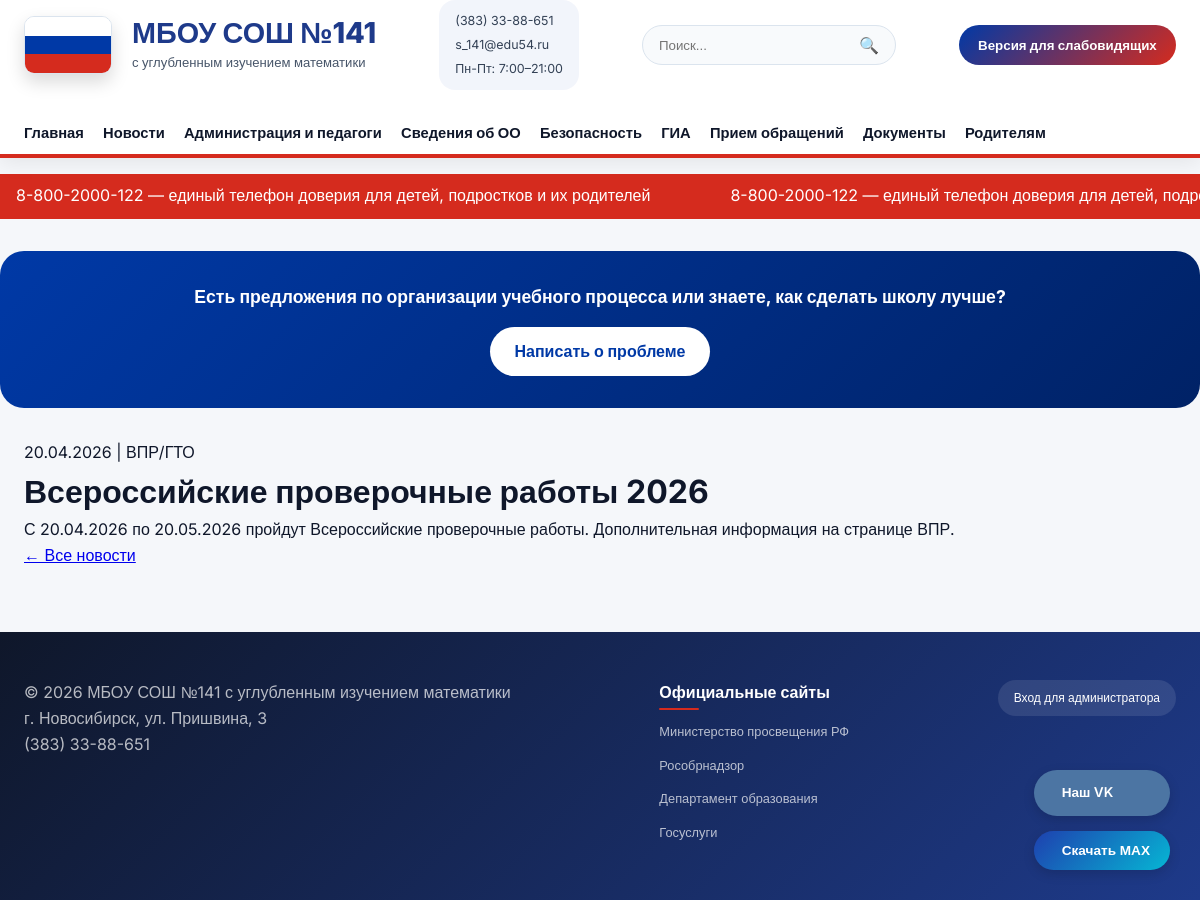
The page /news/1/ on the database its author committed.
### main/models.py (models this page shows, shortened)
class News(models.Model):
    CATEGORY_CHOICES = [
        ('announcement', 'Объявления'),
        ('event', 'Мероприятия'),
        ('safety', 'Профилактика'),
        ('exams', 'ВПР/ГТО'),
    ]
    title = models.CharField(max_length=200, verbose_name='Заголовок')
    text = models.TextField(verbose_name='Текст')
    date = models.DateTimeField(default=timezone.now, verbose_name='Дата публикации')
    category = models.CharField(max_length=20, choices=CATEGORY_CHOICES, default='announcement',
                                verbose_name='Категория')
    image = ResizedImageField(
        size=[800, 450],
        crop=['middle', 'center'],
        quality=85,
        upload_to='news_images/',
        blank=True,
        null=True,
        verbose_name='Изображение'
    )
    file = models.FileField(upload_to='news_files/', blank=True, null=True, verbose_name='Файл для скачивания')
    class Meta:
        verbose_name = 'Новость'
        verbose_name_plural = 'Новости'
        ordering = ['-date']

### main/views.py (the view)
# urls.py: path('news/<int:pk>/', views.news_detail_view, name='news_detail'),
def news_detail_view(request, pk):
    news = get_object_or_404(News, pk=pk)
    return render(request, 'main/news_detail.html', {'news': news})

### main/templates/main/news_detail.html (shortened to what this page needs)
{% extends 'base.html' %}
{% load static %}
{% block content %}
<div class="news-detail">
    <p class="news-detail-date">{{ news.date|date:"d.m.Y" }} | {{ news.get_category_display }}</p>
    <h1>{{ news.title }}</h1>
    <div class="news-text">
        {{ news.text|linebreaks }}
    </div>
    <p><a href="{% url 'news_list' %}">← Все новости</a></p>
</div>
{% endblock %}

### main/static/css/style.css (style rules this page uses)
:root { --primary: #0039a6; --primary-dark: #002266; --primary-light: #e8f0fe; --secondary: #0f172a; --accent: #d52b1e; --accent-light: #fce4e4; --bg: #f5f7fa; --surface: #ffffff; --surface-hover: #f8fafc; --text: #0f172a; --text-light: #334155; --muted: #64748b; --border: #dbe4ee; --border-light: #eef3f8; --success: #16a34a; --danger: #dc2626; --warning: #f59e0b; --radius: 24px; --radius-sm: 16px; --radius-md: 20px; --radius-lg: 28px; --shadow-sm: 0 1px 2px rgba(0,0,0,0.05); --shadow-md: 0 4px 6px rgba(0,0,0,0.08); --shadow-lg: 0 10px 20px rgba(0,0,0,0.10); --shadow-xl: 0 20px 30px rgba(0,0,0,0.12); --transition: all .3s ease; }
* { margin: 0; padding: 0; box-sizing: border-box; }
html { scroll-behavior: smooth; }
body { font-family: 'Inter', sans-serif; background: var(--bg); color: var(--text); line-height: 1.6; }

### rows shown on the page
News: date "20.04.2026", category "ВПР/ГТО", title "Всероссийские проверочные работы 2026", text "С 20.04.2026 по 20.05.2026 пройдут Всероссийские проверочные работы. Дополнительная информация на странице ВПР."
